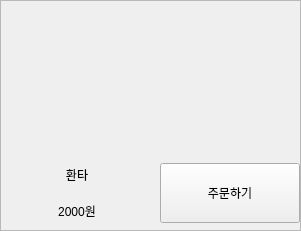
            <widget class="QFrame" name="frame_18">
             <property name="minimumSize">
              <size>
               <width>301</width>
               <height>231</height>
              </size>
             </property>
             <property name="maximumSize">
              <size>
               <width>301</width>
               <height>231</height>
              </size>
             </property>
             <property name="frameShape">
              <enum>QFrame::StyledPanel</enum>
             </property>
             <property name="frameShadow">
              <enum>QFrame::Raised</enum>
             </property>
             <widget class="QWidget" name="verticalLayoutWidget_22">
              <property name="geometry">
               <rect>
                <x>0</x>
                <y>0</y>
                <width>302</width>
                <height>228</height>
               </rect>
              </property>
              <layout class="QVBoxLayout" name="verticalLayout_49">
               <item>
                <widget class="QLabel" name="label_71">
                 <property name="minimumSize">
                  <size>
                   <width>300</width>
                   <height>150</height>
                  </size>
                 </property>
                 <property name="maximumSize">
                  <size>
                   <width>300</width>
                   <height>150</height>
                  </size>
                 </property>
                 <property name="text">
                  <string/>
                 </property>
                 <property name="pixmap">
                  <pixmap>../img/환타.jpg</pixmap>
                 </property>
                 <property name="scaledContents">
                  <bool>true</bool>
                 </property>
                </widget>
               </item>
               <item>
                <layout class="QHBoxLayout" name="horizontalLayout_25">
                 <item>
                  <layout class="QVBoxLayout" name="verticalLayout_50">
                   <item>
                    <widget class="QLabel" name="label_72">
                     <property name="minimumSize">
                      <size>
                       <width>150</width>
                       <height>30</height>
                      </size>
                     </property>
                     <property name="maximumSize">
                      <size>
                       <width>150</width>
                       <height>30</height>
                      </size>
                     </property>
                     <property name="layoutDirection">
                      <enum>Qt::LeftToRight</enum>
                     </property>
                     <property name="text">
                      <string>환타</string>
                     </property>
                     <property name="alignment">
                      <set>Qt::AlignCenter</set>
                     </property>
                    </widget>
                   </item>
                   <item>
                    <widget class="QLabel" name="label_73">
                     <property name="minimumSize">
                      <size>
                       <width>150</width>
                       <height>30</height>
                      </size>
                     </property>
                     <property name="maximumSize">
                      <size>
                       <width>150</width>
                       <height>30</height>
                      </size>
                     </property>
                     <property name="text">
                      <string>2000원</string>
                     </property>
                     <property name="alignment">
                      <set>Qt::AlignCenter</set>
                     </property>
                    </widget>
                   </item>
                  </layout>
                 </item>
                 <item>
                  <widget class="QPushButton" name="selectButton_15">
                   <property name="minimumSize">
                    <size>
                     <width>140</width>
                     <height>60</height>
                    </size>
                   </property>
                   <property name="maximumSize">
                    <size>
                     <width>140</width>
                     <height>60</height>
                    </size>
                   </property>
                   <property name="styleSheet">
                    <string notr="true">QPushButton:pressed {
    background-color: grey;  /* 버튼을 눌렀을 때 배경색 */
    color: white;            /* 버튼을 눌렀을 때 글자색 */
}</string>
                   </property>
                   <property name="text">
                    <string>주문하기</string>
                   </property>
                  </widget>
                 </item>
                </layout>
               </item>
              </layout>
             </widget>
            </widget>
